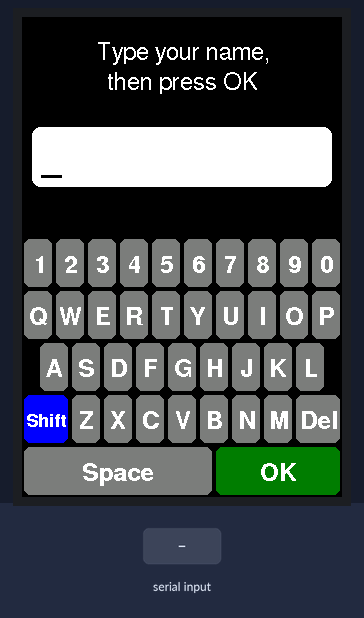
The sketch below on a simulated ESP32. Parts: 320×480 colour display. The test bench sets the inputs (shaded band). EEPROM starts erased; what the sketch prints to the serial monitor is not drawn.

Above: at 1.7 s.
1.8 s: "1\n" received over Serial
At 2.7 s:
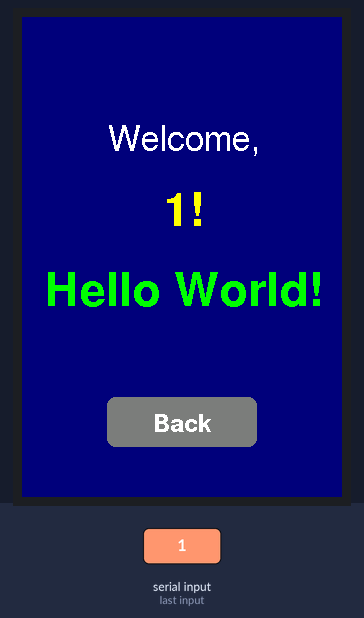
3.4 s: "0\n" received over Serial
At 4.0 s:
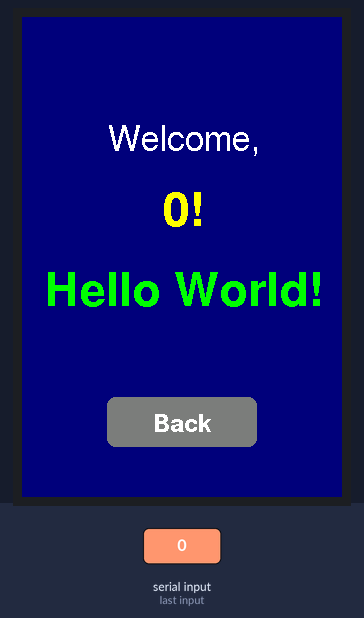
Timing chart, 0 to 6.4 s (numbered marks = the images above; inputs shaded):
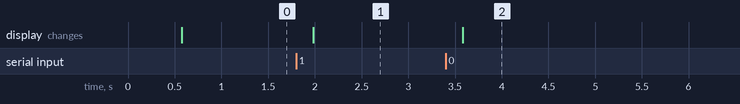

Measured:
- after the input at 1.8 s, the display: changes after 0.18 s (image 1)
- after the input at 3.4 s, the display: changes after 0.18 s (image 2)

The sketch:

name_input.ino
```cpp
// Type a name on the on-screen keyboard, press OK, get a welcome screen.
// First boot asks you to calibrate the touch screen (tap the 4 corner arrows).
// To recalibrate later, touch the screen while "Touch screen now..." is shown at startup.
// You can also type a name in the Serial Monitor (115200 baud) and press Enter.
#include <Preferences.h>
#include "LGFX_ESP32_3248S035R.h"

LGFX tft;
Preferences prefs;

// Special key codes
const char KEY_SHIFT = 1;
const char KEY_DEL = '\b';
const char KEY_OK = '\n';

struct Key {
  char code;
  int16_t x, y, w, h;
};

// Keyboard layout (portrait 320x480): text box on top, 5 rows of keys at the bottom
const int ROW_H = 52;
const int KEY_W = 32;
const int KB_TOP = 480 - 5 * ROW_H;
const int MAX_LEN = 20;

Key keys[40];
int keyCount = 0;

// Back button on the welcome screen
const int BACK_X = 85, BACK_Y = 380, BACK_W = 150, BACK_H = 50;

const lgfx::IFont* const FONTS[] = {
  &fonts::FreeSansBold24pt7b,
  &fonts::FreeSansBold18pt7b,
  &fonts::FreeSansBold12pt7b,
  &fonts::FreeSansBold9pt7b,
  &fonts::Font2,
};
const int FONT_COUNT = sizeof(FONTS) / sizeof(FONTS[0]);

String text;
bool shift = true;  // capitalize the first letter, like a phone keyboard
bool onWelcome = false;
bool touching = false;
int releaseCount = 0;
int pressedKey = -1;

void addKey(char code, int x, int y, int w) {
  keys[keyCount++] = { code, (int16_t)x, (int16_t)y, (int16_t)w, (int16_t)ROW_H };
}

void addRow(const char* chars, int x, int y) {
  for (const char* c = chars; *c; c++) {
    addKey(*c, x, y, KEY_W);
    x += KEY_W;
  }
}

void buildKeyboard() {
  int y = KB_TOP;
  addRow("1234567890", 0, y);
  y += ROW_H;
  addRow("qwertyuiop", 0, y);
  y += ROW_H;
  addRow("asdfghjkl", KEY_W / 2, y);
  y += ROW_H;
  addKey(KEY_SHIFT, 0, y, KEY_W * 3 / 2);
  addRow("zxcvbnm", KEY_W * 3 / 2, y);
  addKey(KEY_DEL, KEY_W * 17 / 2, y, KEY_W * 3 / 2);
  y += ROW_H;
  addKey(' ', 0, y, KEY_W * 6);
  addKey(KEY_OK, KEY_W * 6, y, KEY_W * 4);
}

String keyLabel(char code) {
  switch (code) {
    case KEY_SHIFT: return "Shift";
    case KEY_DEL: return "Del";
    case KEY_OK: return "OK";
    case ' ': return "Space";
    default: return String(shift ? (char)toupper(code) : code);
  }
}

// Use the biggest font (starting at FONTS[first]) that fits s in maxWidth pixels
void setFittingFont(const String& s, int maxWidth, int first = 0) {
  for (int i = first; i < FONT_COUNT; i++) {
    tft.setFont(FONTS[i]);
    if (tft.textWidth(s.c_str()) <= maxWidth) return;
  }
}

void drawKey(const Key& k, bool pressed) {
  uint16_t bg;  // uint16_t = RGB565 in LovyanGFX
  if (pressed) bg = TFT_WHITE;
  else if (k.code == KEY_OK) bg = TFT_DARKGREEN;
  else if (k.code == KEY_SHIFT && shift) bg = TFT_BLUE;
  else bg = TFT_DARKGREY;

  String label = keyLabel(k.code);
  tft.fillRoundRect(k.x + 2, k.y + 2, k.w - 4, k.h - 4, 6, bg);
  setFittingFont(label, k.w - 6, 2);  // 12pt, smaller for "Shift" on narrow keys
  tft.setTextColor(pressed ? TFT_BLACK : TFT_WHITE);
  tft.setTextDatum(middle_center);
  tft.drawString(label.c_str(), k.x + k.w / 2, k.y + k.h / 2);
}

void drawKeys() {
  for (int i = 0; i < keyCount; i++) drawKey(keys[i], false);
}

void drawTextBox() {
  String shown = text + "_";
  tft.fillRoundRect(10, 110, 300, 60, 8, TFT_WHITE);
  setFittingFont(shown, 280, 1);
  tft.setTextColor(TFT_BLACK);
  tft.setTextDatum(middle_left);
  tft.drawString(shown.c_str(), 20, 140);
}

void drawInputScreen() {
  onWelcome = false;
  tft.fillScreen(TFT_BLACK);
  tft.setFont(&fonts::FreeSans12pt7b);
  tft.setTextColor(TFT_WHITE);
  tft.setTextDatum(top_center);
  tft.drawString("Type your name,", tft.width() / 2, 25);
  tft.drawString("then press OK", tft.width() / 2, 55);
  drawTextBox();
  drawKeys();
}

void drawWelcomeScreen() {
  onWelcome = true;
  int cx = tft.width() / 2;
  tft.fillScreen(TFT_NAVY);
  tft.setTextDatum(middle_center);

  tft.setFont(&fonts::FreeSans18pt7b);
  tft.setTextColor(TFT_WHITE);
  tft.drawString("Welcome,", cx, 120);

  String name = text + "!";
  setFittingFont(name, 300);
  tft.setTextColor(TFT_YELLOW);
  tft.drawString(name.c_str(), cx, 190);

  setFittingFont("Hello World!", 300);
  tft.setTextColor(TFT_GREEN);
  tft.drawString("Hello World!", cx, 270);

  tft.fillRoundRect(BACK_X, BACK_Y, BACK_W, BACK_H, 8, TFT_DARKGREY);
  tft.setFont(&fonts::FreeSansBold12pt7b);
  tft.setTextColor(TFT_WHITE);
  tft.drawString("Back", BACK_X + BACK_W / 2, BACK_Y + BACK_H / 2);

  Serial.printf("Welcome, %s! Hello World!\n", text.c_str());
}

void handleKey(char code) {
  bool oldShift = shift;
  if (code == KEY_OK) {
    if (text.length() > 0) drawWelcomeScreen();
    return;
  } else if (code == KEY_SHIFT) {
    shift = !shift;
  } else if (code == KEY_DEL) {
    if (text.length() > 0) text.remove(text.length() - 1);
  } else if (text.length() < MAX_LEN) {
    text += shift ? (char)toupper(code) : code;
    shift = (code == ' ');  // capitalize the start of each word
  }
  drawTextBox();
  if (shift != oldShift) drawKeys();  // letter labels change case
}

int findKey(int32_t x, int32_t y) {
  for (int i = 0; i < keyCount; i++) {
    const Key& k = keys[i];
    if (x >= k.x && x < k.x + k.w && y >= k.y && y < k.y + k.h) return i;
  }
  return -1;
}

void onPress(int32_t x, int32_t y) {
  if (onWelcome) {
    if (x >= BACK_X && x < BACK_X + BACK_W && y >= BACK_Y && y < BACK_Y + BACK_H) {
      text = "";
      shift = true;
      drawInputScreen();
    }
    return;
  }
  pressedKey = findKey(x, y);
  if (pressedKey >= 0) drawKey(keys[pressedKey], true);
}

void onRelease() {
  if (pressedKey < 0) return;
  const Key& k = keys[pressedKey];
  pressedKey = -1;
  drawKey(k, false);
  handleKey(k.code);
}

void showMessage(const char* line1, const char* line2) {
  tft.fillScreen(TFT_BLACK);
  tft.setFont(&fonts::FreeSans12pt7b);
  tft.setTextColor(TFT_WHITE);
  tft.setTextDatum(middle_center);
  tft.drawString(line1, tft.width() / 2, tft.height() / 2 - 15);
  tft.drawString(line2, tft.width() / 2, tft.height() / 2 + 15);
}

// Load saved touch calibration, or run calibration on first boot / when asked
void setupTouch() {
  uint16_t cal[8];
  int32_t x, y;
  prefs.begin("touch");
  bool haveCal = prefs.getBytes("cal", cal, sizeof(cal)) == sizeof(cal);

  if (haveCal) {
    tft.setTouchCalibrate(cal);
    showMessage("Touch screen now", "to recalibrate...");
    uint32_t start = millis();
    while (millis() - start < 1500) {
      if (tft.getTouch(&x, &y)) {
        haveCal = false;
        break;
      }
      delay(10);
    }
  }

  if (!haveCal) {
    while (tft.getTouch(&x, &y)) delay(10);  // wait for finger to lift
    showMessage("Touch calibration:", "tap each corner arrow");
    tft.calibrateTouch(cal, TFT_YELLOW, TFT_BLACK, 20);
    prefs.putBytes("cal", cal, sizeof(cal));
  }
  prefs.end();
}

void readSerialName() {
  if (!Serial.available()) return;
  String line = Serial.readStringUntil('\n');
  line.trim();
  if (line.length() == 0) return;
  text = line.substring(0, MAX_LEN);
  drawWelcomeScreen();
}

void setup() {
  Serial.begin(115200);

  tft.init();
  tft.setRotation(0);  // portrait, 320 x 480 (use 2 if upside down)
  tft.setBrightness(255);

  setupTouch();
  buildKeyboard();
  drawInputScreen();
}

void loop() {
  readSerialName();

  int32_t x, y;
  if (tft.getTouch(&x, &y)) {
    releaseCount = 0;
    if (!touching) {
      touching = true;
      onPress(x, y);
    }
  } else if (touching && ++releaseCount >= 3) {  // debounce: 3 empty reads = released
    touching = false;
    onRelease();
  }
  delay(10);
}
```

LGFX_ESP32_3248S035R.h
```cpp
// Display + touch config for the Sunton ESP32-3248S035R
// 3.5" 320x480 TFT, ST7796 driver, SPI, resistive touch (XPT2046)
#pragma once

#define LGFX_USE_V1
#include <LovyanGFX.hpp>

class LGFX : public lgfx::LGFX_Device {
  lgfx::Panel_ST7796 _panel;
  lgfx::Bus_SPI _bus;
  lgfx::Light_PWM _light;
  lgfx::Touch_XPT2046 _touch;

public:
  LGFX() {
    {  // SPI bus
      auto cfg = _bus.config();
      cfg.spi_host = SPI2_HOST;  // HSPI
      cfg.spi_mode = 0;
      cfg.freq_write = 40000000;
      cfg.freq_read = 16000000;
      cfg.spi_3wire = false;
      cfg.use_lock = true;
      cfg.dma_channel = SPI_DMA_CH_AUTO;
      cfg.pin_sclk = 14;
      cfg.pin_mosi = 13;
      cfg.pin_miso = 12;
      cfg.pin_dc = 2;
      _bus.config(cfg);
      _panel.setBus(&_bus);
    }
    {  // Panel
      auto cfg = _panel.config();
      cfg.pin_cs = 15;
      cfg.pin_rst = -1;  // tied to the ESP32 EN/reset line
      cfg.pin_busy = -1;
      cfg.panel_width = 320;
      cfg.panel_height = 480;
      cfg.offset_x = 0;
      cfg.offset_y = 0;
      cfg.offset_rotation = 0;
      cfg.readable = true;
      cfg.invert = false;     // set true if the colors look inverted (negative)
      cfg.rgb_order = false;  // set true if red and blue are swapped
      cfg.dlen_16bit = false;
      cfg.bus_shared = true;  // touch controller sits on the same SPI bus
      _panel.config(cfg);
    }
    {  // Backlight
      auto cfg = _light.config();
      cfg.pin_bl = 27;
      cfg.invert = false;
      cfg.freq = 44100;
      cfg.pwm_channel = 7;
      _light.config(cfg);
      _panel.setLight(&_light);
    }
    {  // Touch (shares the display's SPI bus)
      auto cfg = _touch.config();
      cfg.x_min = 0;  // raw range; replaced by calibrateTouch() at runtime
      cfg.x_max = 4095;
      cfg.y_min = 0;
      cfg.y_max = 4095;
      cfg.pin_int = -1;  // poll pressure instead of using the IRQ pin
      cfg.bus_shared = true;
      cfg.offset_rotation = 0;
      cfg.spi_host = SPI2_HOST;
      cfg.freq = 1000000;
      cfg.pin_sclk = 14;
      cfg.pin_mosi = 13;
      cfg.pin_miso = 12;
      cfg.pin_cs = 33;
      _touch.config(cfg);
      _panel.setTouch(&_touch);
    }
    setPanel(&_panel);
  }
};
```
